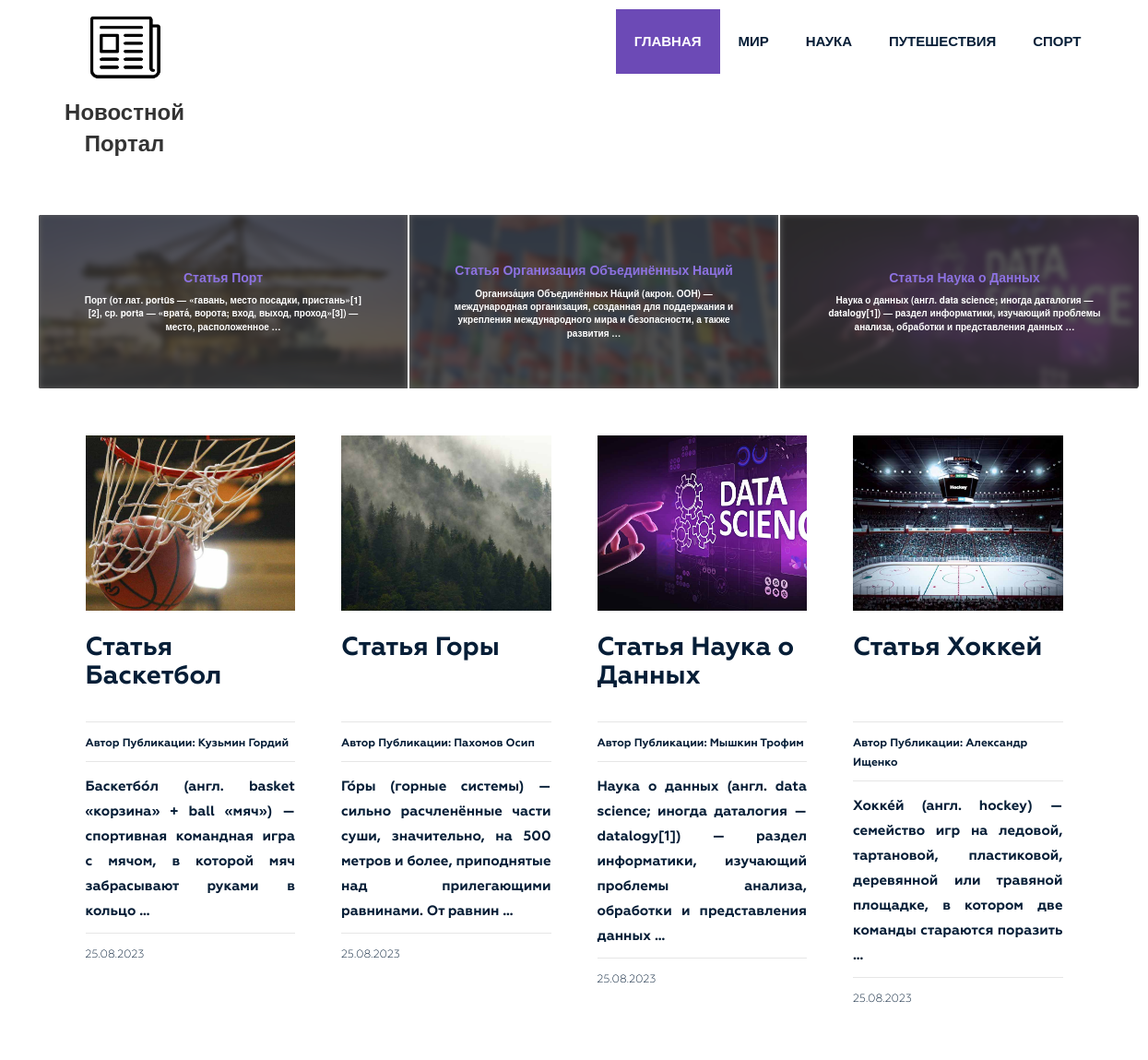
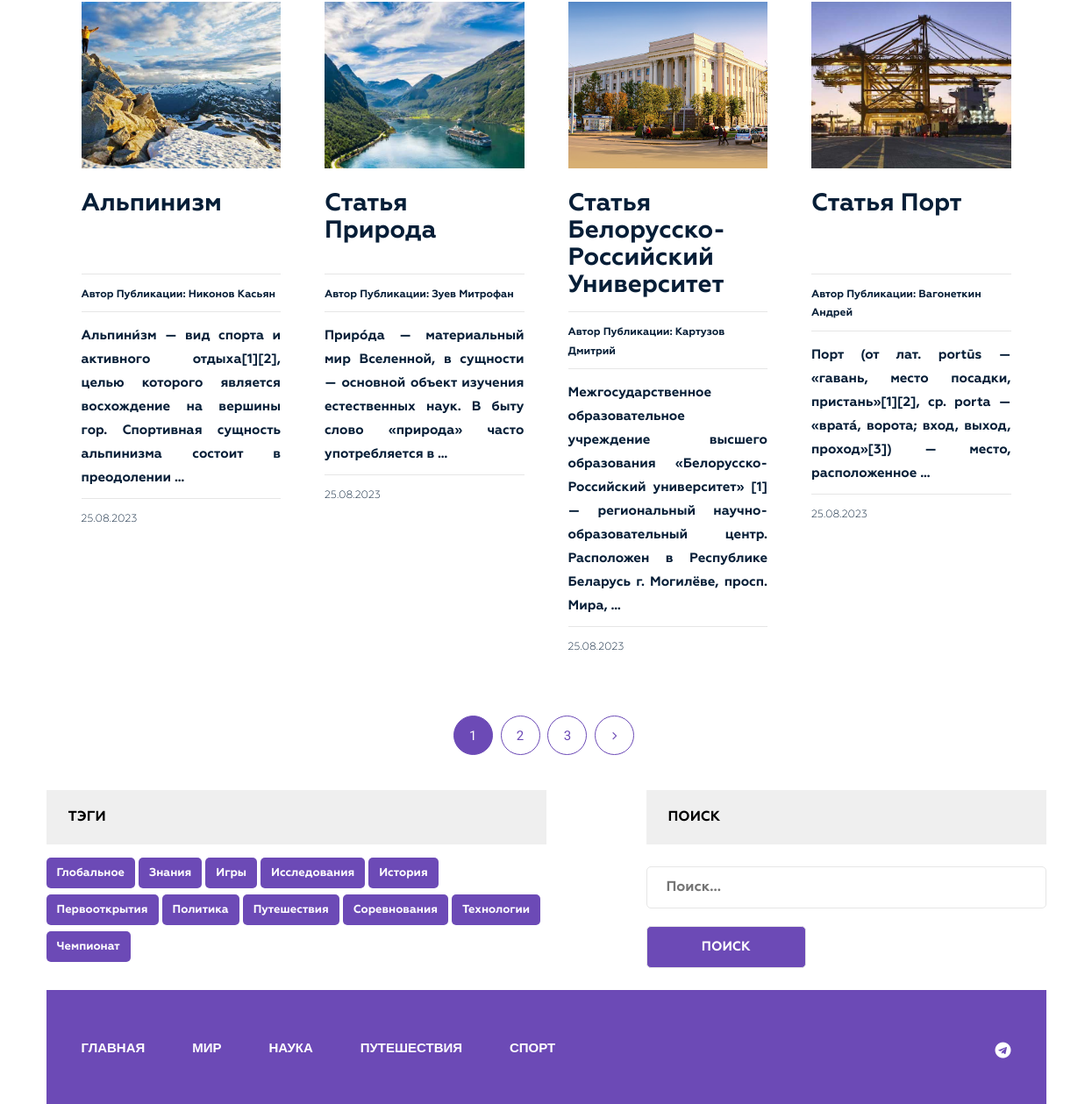
The page / on the database its author committed (2 pictures, top to bottom).
### news/models.py (models this page shows, shortened)
class Category(models.Model):
    title = models.CharField(max_length=255)
    slug = models.SlugField(max_length=255, verbose_name='Category_url', unique=True)
    def get_absolute_url(self):
        return reverse('category', kwargs={"slug": self.slug})
    class Meta:
        verbose_name = 'Category(s)'
        verbose_name_plural = 'Categories'
        ordering = ['title']

class Post(models.Model):
    title = models.CharField(max_length=255, verbose_name='Name')
    slug = models.SlugField(max_length=255, unique=True, verbose_name='Link')
    author = models.CharField(max_length=100, verbose_name='Author')
    content = models.TextField(blank=True, verbose_name='Content')
    created_at = models.DateTimeField(auto_now_add=True, verbose_name='Published')
    photo = models.ImageField(upload_to='photos/%Y/%m/%d/', blank=True, verbose_name='Photo')
    views = models.IntegerField(default=0, verbose_name='Number of views')
    category = models.ForeignKey(Category, on_delete=models.PROTECT, related_name='posts', verbose_name='Category')
    tags = models.ManyToManyField(Tag, blank=True, related_name='posts', verbose_name='Tag')
    is_published = models.BooleanField(default=True)
    def get_absolute_url(self):
        return reverse('post', kwargs={"slug": self.slug})
    class Meta:
        verbose_name = 'Article(s)'
        verbose_name_plural = 'Articles'
        ordering = ['-created_at']

class Tag(models.Model):
    title = models.CharField(max_length=50)
    slug = models.SlugField(max_length=50, verbose_name='Slug_url', unique=True)
    def get_absolute_url(self):
        return reverse('tag', kwargs={"slug": self.slug})
    class Meta:
        verbose_name = 'Tag'
        verbose_name_plural = 'Tags'
        ordering = ['title']

### news/views.py (the view)
# urls.py: path('', Home.as_view(), name='home'),
class Home(ListView):
    model = Post
    template_name = 'news/index.html'
    context_object_name = 'posts'
    paginate_by = 8
    def get_queryset(self):
        return Post.objects.order_by('-created_at')
    def get_context_data(self, *, object_list=None, **kwargs):
        context = super().get_context_data(**kwargs)
        pinned_post = Post.objects.latest('created_at')
        pinned_post.views = F('views') + 1
        pinned_post.save()
        pinned_post.refresh_from_db()
        context['pinned_post'] = pinned_post
        context['title'] = 'News App'
        categories = Category.objects.all()
        latest_posts_by_category = {}
        for category in categories:
            latest_posts_by_category[category.slug] = Post.objects.filter(category=category)[:2]
        context['latest_posts_by_category'] = latest_posts_by_category
        return context

### news/templatetags/menu.py (called while the page is built)
@register.inclusion_tag('news/menu_tpl.html')
def show_menu(menu_class='menu'):
    categories = Category.objects.all()
    return {"categories": categories, "menu_class": menu_class}

### news/templatetags/sidebar.py (called while the page is built)
@register.inclusion_tag('news/tags_tpl.html')
def get_tags():
    tags = Tag.objects.all()
    return {"tags": tags}

### news/templates/news/index.html (shortened to what this page needs)
{% extends 'base.html' %}
{% load static %}
{% load sidebar %}
{% block content %}
    <section class="slider-area">
        <div class="container">
            <div class="row">
                <div class="col-md-12">
                    <div class="infinite-carousel">
                        <div id="carousel" class="carousel-wrapper">
                          <div class="carousel-items">
                            {% for category, posts in latest_posts_by_category.items %}
                                {% for post in posts %}
                                    <div class="carousel-block">
                                        {% if post.photo %}
                                        <img src="{{ post.photo.url }}" alt="{{ post.title }}">
                                        {% else %}
                                        <img src="{% static 'img/no-image.jpeg'%}" alt="{{ post.title }}" width="300">
                                        {% endif %}
                                        <div class="overlay">
                                            <div class="overlay-content">
                                                <a href="{{ post.get_absolute_url }}">
                                                    <h4><b>{{ post.title|truncatewords_html:5|safe }}</b></h4>
                                                    <p><b>{{ post.content|truncatewords_html:20|safe }}</b></p>
                                                </a>
                                            </div>
                                        </div>
                                    </div>
                                {% endfor %}
                            {% endfor %}
                        </div>
                    </div>
                </div>
            </div>
        </div>
    </section>
<section class="blog-post-area">
    <div class="container">
        <div class="row">
            <div class="blog-post-area-style">
                {% for post in posts %}
                    <div class="col-md-3">
                        <div class="single-post">
                            <div class="main-img">
                                {% if post.photo %}
                                <img src="{{ post.photo.url }}" alt="{{ post.title }}">
                                {% else %}
                                <img src="{% static 'img/no-image.jpeg'%}" alt="{{ post.title }}" height="200" width="200">
                                {% endif %}
                            </div>
                            <h3><a href="{{ post.get_absolute_url }}">{{ post.title|truncatewords_html:7|safe }}</a></h3>
                            <h4><span><b>Автор Публикации: </b><span class="author-name"><b>{{ post.author }}</b></span></h4>
                            <a href="{{ post.get_absolute_url }}"><p><b>{{ post.content|truncatewords_html:20|safe }}</b></p></a>
                            <h4><span>{{ post.created_at|date:"d.m.Y" }}</span></h4>
                        </div>
                    </div>
                {% endfor %}
            </div>
        </div>
        {% if page_obj.has_other_pages %}
            <div class="pegination">
                <div class="nav-links">
                    {% for p in page_obj.paginator.page_range %}
                        {% if page_obj.number == p %}
                        <span class="page-numbers current">{{ p }}</span>
                        {% elif p > page_obj.number|add:-3 and p < page_obj.number|add:3 %}
                        <a class="page-numbers" href="?page={{ p }}">{{ p }}</a>
                        {% endif %}
                    {% endfor %}
                    {% if page_obj.has_next %}
                    <a class="page-numbers" href="?page={{ page_obj.next_page_number }}"><i class="fa fa-angle-right" aria-hidden="true"></i></a>
                    {% endif %}
                </div>
            </div>
        {% endif %}
        <section class="main-nav single-blog-area">
            <div class="right-tags">
                {% get_tags %}
            </div>
            <div class="left-search newsletter">
                <h2 class="sidebar-title main-tl"><b>Поиск</b></h2>
                <form action="{% url 'search' %}" method="get">
                    <b><input type="text" name="s" id="" placeholder="Поиск..." style="font-weight: bold;"></b>
                    <b><input type="submit" value="Поиск" style="font-weight: bold;"></b>
                </form>
            </div>
        </section>
    </div>
</section>
{% endblock %}

### templates/base.html (shortened to what this page needs)
{% load static %}
{% load cache %}
<!DOCTYPE html>
<html lang="ru">
<head>
    <link rel="stylesheet" href="https://cdn.jsdelivr.net/npm/bootstrap-icons@1.11.3/font/bootstrap-icons.css">
    <link rel="stylesheet" href="https://cdn.jsdelivr.net/npm/@fortawesome/fontawesome-free@6.6.0/css/fontawesome.min.css">
    <link rel="stylesheet" href="{% static 'css/bootstrap.css' %}">
    <link rel="stylesheet" href="{% static 'css/font-awesome.min.css' %}">
    <link rel="stylesheet" href="{% static 'style.css' %}">
    <link rel="stylesheet" href="{% static 'responsive.css' %}">
    <link rel="stylesheet" href="{% static 'slider.css' %}">
</head>
<body>
    <div class="wrapper">
        {% cache 20 header %}
        {% include 'inc/_header.html' %}
        {% endcache %}
        {% block content %} {% endblock %}
        {% cache 20 footer %}
        {% include 'inc/_footer.html' %}
        {% endcache %}
    </div>
</body>
</html>

### templates/inc/_header.html
{% load static %}
{% load menu %}
<header class="header">
    <div class="container">
        <div class="row">
            <div class="col-md-2">
                <div class="logo">
                    <a href="{% url 'home' %}"><img src="{% static 'img/logo.png'%}" alt="Новостной Портал"></a>
                    <p><b>Новостной Портал</b></p>
                </div>
            </div>
            <div class="col-md-10">
                {% show_menu %}
            </div>
        </div>
    </div>
</header>

### news/templates/news/menu_tpl.html
<div class="{{ menu_class }}">
    <ul>
        <li><a href="{% url 'home' %}"><b>Главная</b></a></li>
        {% for item in categories %}
            <li><a href="{{ item.get_absolute_url }}"><b>{{ item.title }}</b></a></li>
        {% endfor %}
    </ul>
</div>

### news/templates/news/tags_tpl.html
<div class="tags">
    <h2 class="sidebar-title main-tl"><b>Тэги</b></h2>
    {% for tag in tags %}
    <p><a href="{{ tag.get_absolute_url }}"><b>{{ tag.title }}</b></a></p>
    {% endfor %}
</div>

### templates/inc/_footer.html
{% load menu %}
<footer class="footer">
    <div class="container">
        <div class="row">
            <div class="col-md-12">
                <div class="footer-bg">
                    <div class="row">
                        <div class="col-md-9">
                            {% show_menu 'footer-menu' %}
                        </div>
                        <div class="col-md-3">
                            <div class="footer-icon">
                                <p>
                                    <a href="#"><i class="fa fa-telegram" aria-hidden="true"></i></a>
                                </p>
                            </div>
                        </div>
                    </div>
                </div>
            </div>
        </div>
    </div>
</footer>

### news_app/static/slider.css (style rules this page uses)
.infinite-carousel { left: -24px; position: relative; width: calc(100% + 54px); height: 190px; overflow: hidden; display: block; border-radius: 5px; }
.carousel-block { float: left; flex-shrink: 0; position: relative; padding: 0px 1px; height: 190px; overflow: hidden; display: flex; align-items: center; justify-content: center; border: 1px solid white; }
.carousel-block img { filter: blur(3px); height: 100% !important; width: 100% !important; object-fit: cover !important; object-position: center !important; }
p { position: relative; font-size: 24px; text-align: center; display: block; align-items: center; vertical-align: center; }
.carousel-wrapper { overflow: hidden; position: relative; left: 50%; transform: translateX(-50%); }
.carousel-items { width: 10000px; position: relative; display: flex; overflow-x: auto; -webkit-overflow-scrolling: touch; }
.overlay { position: absolute; top: 0; right: 0; width: 100%; height: 100%; background-color: rgba(50, 51, 51, 80%); }
.overlay-content { height: 100%; padding: 10px; display: flex; align-content: center; flex-wrap: wrap; justify-content: center; outline: 2px solid white; }
.overlay-content a { display: flex; flex-wrap: wrap; justify-content: center; align-items: center; }
.overlay-content p, a { color: #ffffff; }
.overlay-content h4 { font-size: 14px; color: #8D72E1; }
.overlay-content p { font-size: 10px; }
.overlay-content a { position: relative; top: 0; left: 0; width: 80%; height: 100%; text-decoration: none; display: flex; align-content: center; }
.slider-area { margin: 50px 50px 0px; }

### rows shown on the page
Category: title "МИР"
Category: title "НАУКА"
Category: title "ПУТЕШЕСТВИЯ"
Category: title "СПОРТ"
Post: photo (picture), title "Статья Порт", content "Порт (от лат. portūs — «гавань, место посадки, пристань»[1][2], ср. porta — «врата́, ворота; вход, выход, проход»[3]) — место, расположенное …", author "Вагонеткин Андрей", created_at "25.08.2023"
Post: photo (picture), title "Статья Организация Объединённых Наций", content "Организа́ция Объединённых На́ций (акрон. ООН) — международная организация, созданная для поддержания и укрепления международного мира и безопасности, а также развития …"
Post: photo (picture), title "Статья Наука о Данных", content "Наука о данных (англ. data science; иногда даталогия — datalogy[1]) — раздел информатики, изучающий проблемы анализа, обработки и представления данных …", author "Мышкин Трофим", created_at "25.08.2023"
Post: photo (picture), title "Статья Баскетбол", author "Кузьмин Гордий", content "Баскетбо́л (англ. basket «корзина» + ball «мяч») — спортивная командная игра с мячом, в которой мяч забрасывают руками в кольцо …", created_at "25.08.2023"
Post: photo (picture), title "Статья Горы", author "Пахомов Осип", content "Го́ры (горные системы) — сильно расчленённые части суши, значительно, на 500 метров и более, приподнятые над прилегающими равнинами. От равнин …", created_at "25.08.2023"
Post: photo (picture), title "Статья Хоккей", author "Александр Ищенко", content "Хокке́й (англ. hockey) — семейство игр на ледовой, тартановой, пластиковой, деревянной или травяной площадке, в котором две команды стараются поразить …", created_at "25.08.2023"
Post: photo (picture), title "Альпинизм", author "Никонов Касьян", content "Альпини́зм — вид спорта и активного отдыха[1][2], целью которого является восхождение на вершины гор. Спортивная сущность альпинизма состоит в преодолении …", created_at "25.08.2023"
Post: photo (picture), title "Статья Природа", author "Зуев Митрофан", content "Приро́да — материальный мир Вселенной, в сущности — основной объект изучения естественных наук. В быту слово «природа» часто употребляется в …", created_at "25.08.2023"
Post: photo (picture), title "Статья Белорусско-Российский Университет", author "Картузов Дмитрий", content "Межгосударственное образовательное учреждение высшего образования «Белорусско-Российский университет» [1] — региональный научно-образовательный центр. Расположен в Республике Беларусь г. Могилёве, просп. Мира, …", created_at "25.08.2023"
Tag: title "Глобальное"
Tag: title "Знания"
Tag: title "Игры"
Tag: title "Исследования"
Tag: title "История"
Tag: title "Первооткрытия"
Tag: title "Политика"
Tag: title "Путешествия"
Tag: title "Соревнования"
Tag: title "Технологии"
Tag: title "Чемпионат"

### other values the page prints
{{ p }} "1"
{{ p }} "2" "3"
